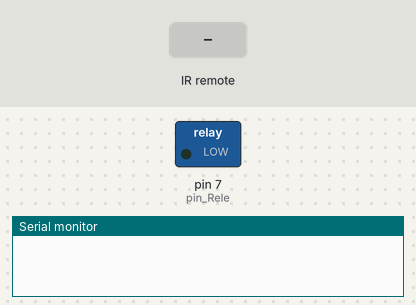
Recording of a sketch running on a simulated Arduino Uno, built with avr-gcc and run on an emulated ATmega328P. Shown: switched loads named in the sketch (green lamp = pin HIGH), the last lines printed to the serial monitor. The inputs (shaded band) are chosen by the test bench.

Above: at 1.2 s.
1.3 s: infrared code 0xFFA25D received
At 1.7 s:
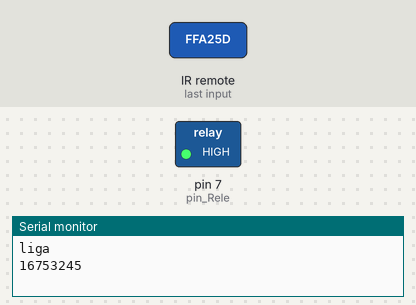
Timing chart, 0 to 4.3 s (numbered marks = the images above; inputs shaded):
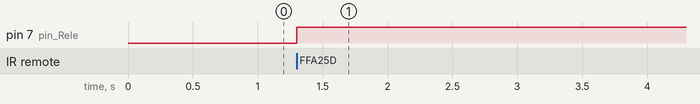

The sketch:

Controle_Pisca_Rev01.ino
```cpp
#include <IRremote.h>

const int RECV_PIN = 2;
const int pin_Rele = 7;
float resultado = 0;
IRrecv irrecv(RECV_PIN);
decode_results results;

bool rele_ligado = false;

void setup(){
  Serial.begin(9600);
  irrecv.enableIRIn();
  irrecv.blink13(true);

  pinMode(pin_Rele, OUTPUT);
  digitalWrite(pin_Rele, LOW);

}

void loop(){
  if (irrecv.decode(&results)){

    resultado = results.value;

    if (resultado == 16753245){
      if (!digitalRead(pin_Rele)){
        digitalWrite(pin_Rele, HIGH);
        Serial.println("liga");
      }else{
        digitalWrite(pin_Rele, LOW);
        Serial.println("desliga");
      }
    }

    Serial.println(results.value);

    irrecv.resume();
  }
}
```

Measured:
- after the input at 1.3 s, pin 7 (pin_Rele): LOW → HIGH at once
